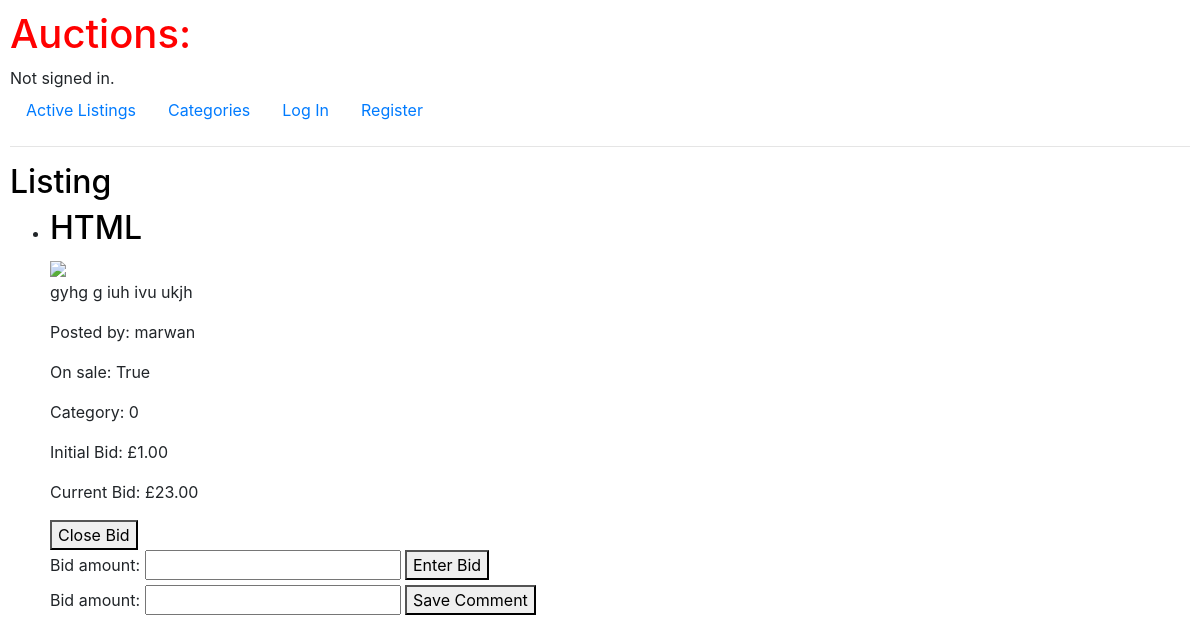
The page /bid/14 on the database as committed earlier.
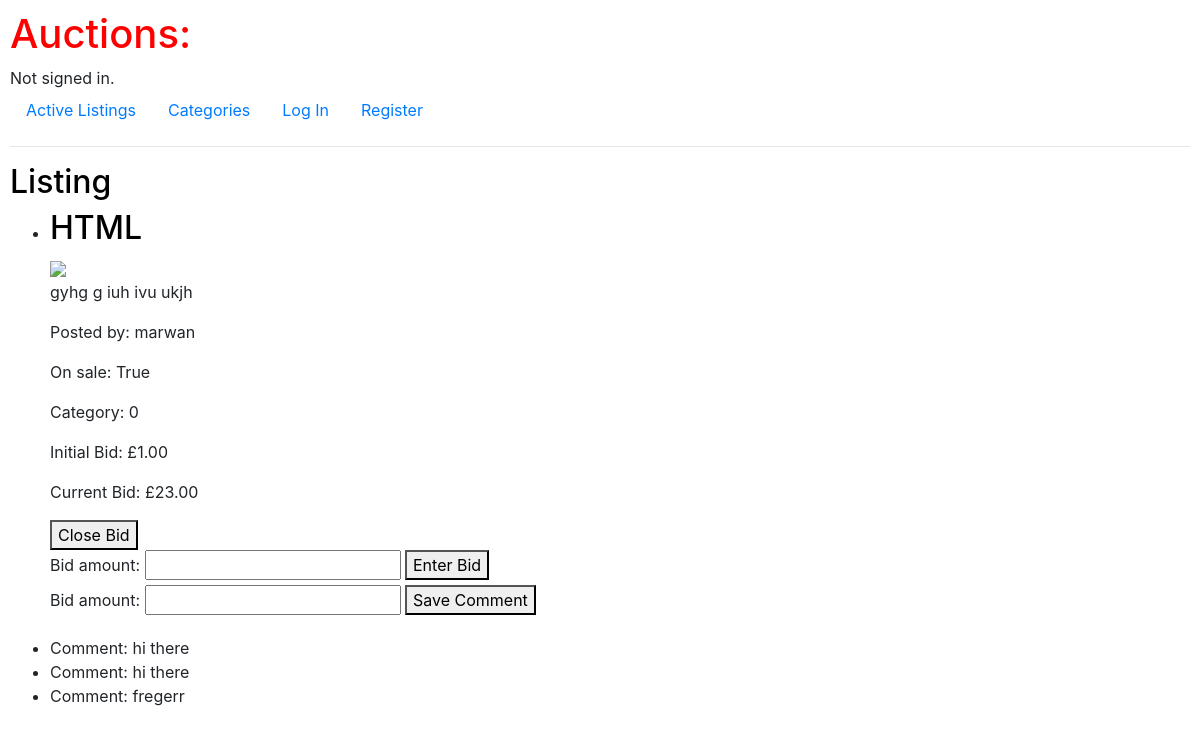
The same page on the database as committed later.
### auctions/models.py (models this page shows, shortened)
class AuctionListing(models.Model):
    user = models.ForeignKey(User, on_delete=models.CASCADE, related_name= "auction_listings")
    title = models.CharField(max_length=64)
    description = models.TextField()
    category = models.CharField(max_length = 64)
    image = models.ImageField(upload_to='')
    initial_bid = models.DecimalField(max_digits=6, decimal_places=2)
    is_open = models.BooleanField(default=True)
    winner = models.ForeignKey(User, on_delete=models.CASCADE, related_name="user", null=True, blank=True)
    def current_bid(self):
        bid = Bid.objects.filter(auction_listing=self).order_by('-bid_amount').first()
        if bid:
            return bid.bid_amount
        else:
            return self.initial_bid

class User(AbstractUser):
    pass

class Bid(models.Model):
    user = models.ForeignKey(User, on_delete=models.CASCADE, related_name= "bid" )
    auction_listing = models.ForeignKey(AuctionListing, on_delete=models.CASCADE, related_name= "auction_listing" )
    bid_amount = models.DecimalField(max_digits=10, decimal_places=2)

class Comment(models.Model):
    user = models.ForeignKey(User, on_delete=models.CASCADE, related_name= "comment")
    auction_listing = models.ForeignKey(AuctionListing, on_delete=models.CASCADE, related_name="comments")
    comment = models.TextField()

### auctions/views.py (the view)
# urls.py: path("bid/<int:listing_id>", views.current_price, name="current_price"),
def current_price(request, listing_id):
    auction_listing = AuctionListing.objects.get(id=listing_id)
    auction_listings = AuctionListing.objects.all()
    current_bids = {}
    for listing in auction_listings:
        bid = Bid.objects.filter(auction_listing=listing).order_by('-bid_amount').first()
        if bid:
            current_bids[listing.id] = bid.bid_amount
        else:
            current_bids[listing.id] = listing.initial_bid
    if request.method == 'POST':
        form = BidForm(request.POST)
        if form.is_valid():
            bid_amount = form.cleaned_data['bid_amount']
            highest_bidding_price = current_bids[auction_listing.id]
            if bid_amount <= highest_bidding_price:
                form.add_error('bid_amount',"Your bid is not sufficient and must be higher than the current bid amount")
            else:
                new_bid = Bid(user=request.user, auction_listing=auction_listing, bid_amount=form.cleaned_data['bid_amount'])
                new_bid.save()
                return render(request, 'auctions/listing.html', {'form': form, 'listing': auction_listing, 'current_bids': current_bids})
    else:
        form = BidForm()
    return render(request, 'auctions/listing.html', {'form': form, 'listing': auction_listing})

### auctions/forms.py
class BidForm(forms.ModelForm):
    class Meta:
        model = Bid
        fields = ['bid_amount']

### auctions/templates/auctions/listing.html (shortened to what this page needs)
{% extends "auctions/layout.html" %}
{% block body %}
    <h2>Listing</h2>
	<ul>
        <li><h2>{{ listing.title }}</h2>
        <img src="{{ listing.image.url }}" style="max-width: 300px; max-height: 300px;">
        <p>{{ listing.description }}</p>
        <p>Posted by: {{ listing.user }}</p>
        <p>On sale: {{ listing.is_open}}</p>
        <p>Category: {{ listing.category }}</p>
        <p>Initial Bid: £{{ listing.initial_bid }}</p>
        <p>Current Bid: £{{ listing.current_bid }}</p>
        <form method="post" action="{% url 'auction_closed' listing_id=listing.id %}">
            <button type = "submit">Close Bid</button>
        </form>
        <form method="post" action="{% url 'current_price' listing.id %}" enctype="multipart/form-data">
            {{ form.bid_amount.label_tag }}
            {{ form.bid_amount }}
            <button type = "submit">Enter Bid</button>
        </form>
            <form method="post" id = "Form1" >
                {{ form }}
                <button id = "Button1" type = "submit" >Save Comment</button>
            </form></li>
        <p>
            {% for comment in listing.comments.all %}
                <li>Comment: {{ comment.comment }}</li>
            {% endfor %}
        </p>
	</ul>
{% endblock %}

### auctions/templates/auctions/layout.html (shortened to what this page needs)
{% load static %}
<!DOCTYPE html>
<html lang="en">
    <head>
        <link rel="stylesheet" href="https://stackpath.bootstrapcdn.com/bootstrap/4.4.1/css/bootstrap.min.css">
        <link href="{% static 'auctions/styles.css' %}" rel="stylesheet">
    </head>
    <body>
        <h1>Auctions:</h1>
        <div>
            {% if user.is_authenticated %}
                Signed in as <strong>{{ user.username }}</strong>.
            {% else %}
                Not signed in.
            {% endif %}
        </div>
        <ul class="nav">
            <li class="nav-item">
                <a class="nav-link" href="{% url 'index' %}">Active Listings</a>
            </li>
            <li class="nav-item">
                    <a class="nav-link" href="{% url 'categories' %}">Categories</a>
                </li>
            {% if user.is_authenticated %}
                <li class="nav-item">
                    <a class="nav-link" href="{% url 'logout' %}">Log Out</a>
                </li>
                <li class="nav-item">
                    <a class="nav-link" href="{% url 'new_listing' %}">Sell Item</a>
                </li>
                <li class="nav-item">
                    <a class="nav-link" href="{% url 'previous_listings' %}">Previous Listings</a>
                </li>
                <li class="nav-item">
                    <a class="nav-link" href="{% url 'watch' %}">Watchlist</a>
                </li>
            {% else %}
                <li class="nav-item">
                    <a class="nav-link" href="{% url 'login' %}">Log In</a>
                </li>
                <li class="nav-item">
                    <a class="nav-link" href="{% url 'register' %}">Register</a>
                </li>
            {% endif %}
        </ul>
        <hr>
        {% block body %}
        {% endblock %}
    </body>
</html>

### auctions/static/auctions/styles.css (style rules this page uses)
body { padding: 10px; }
h2 { color : black; }
h1 { color : red; }
p { font-style: inherit; }

Rows that differ between the two databases and show on the page:
added Comment: comment "hi there"
added Comment: comment "hi there"
added Comment: comment "fregerr"
